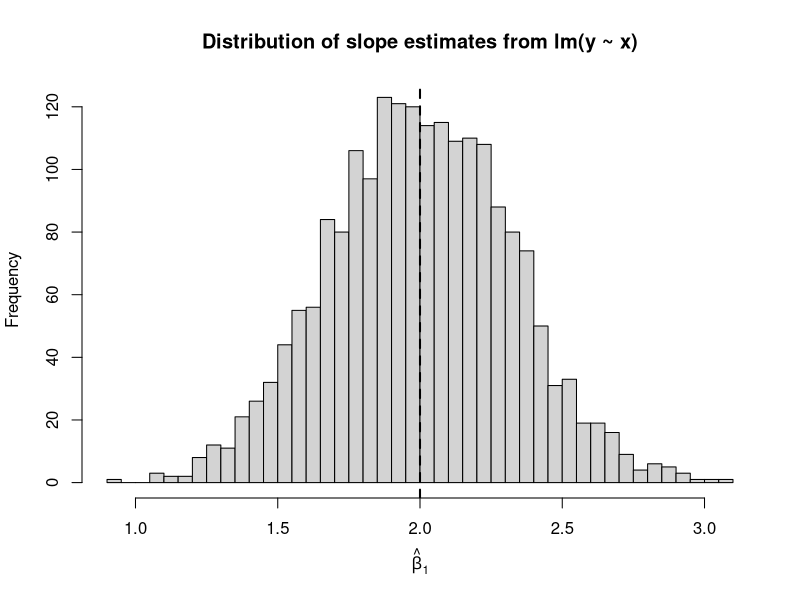
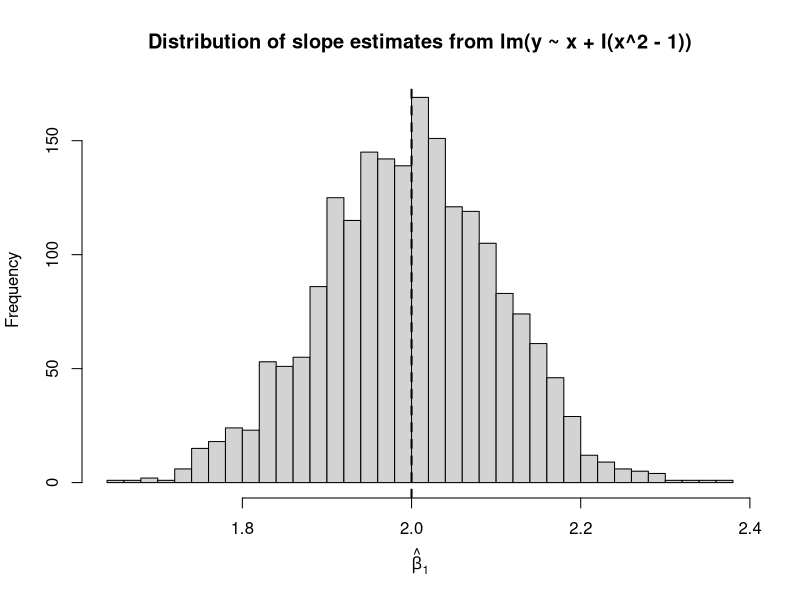
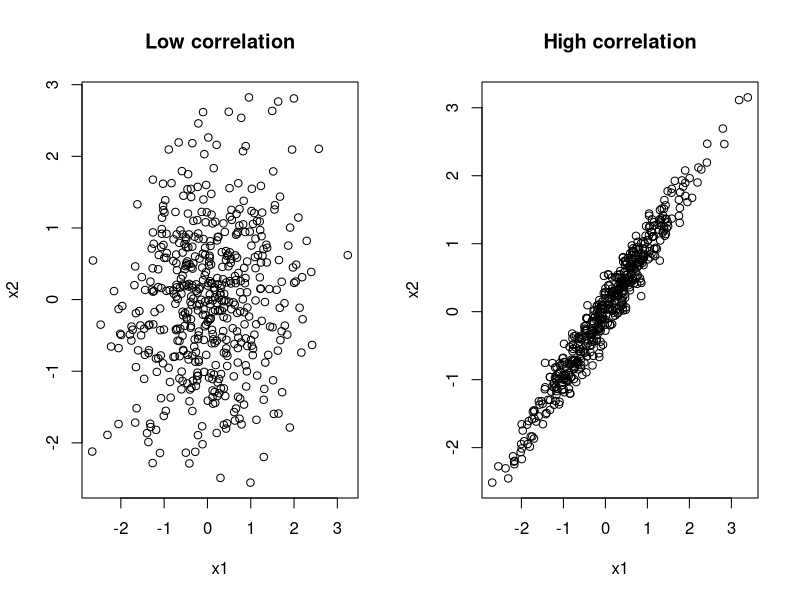
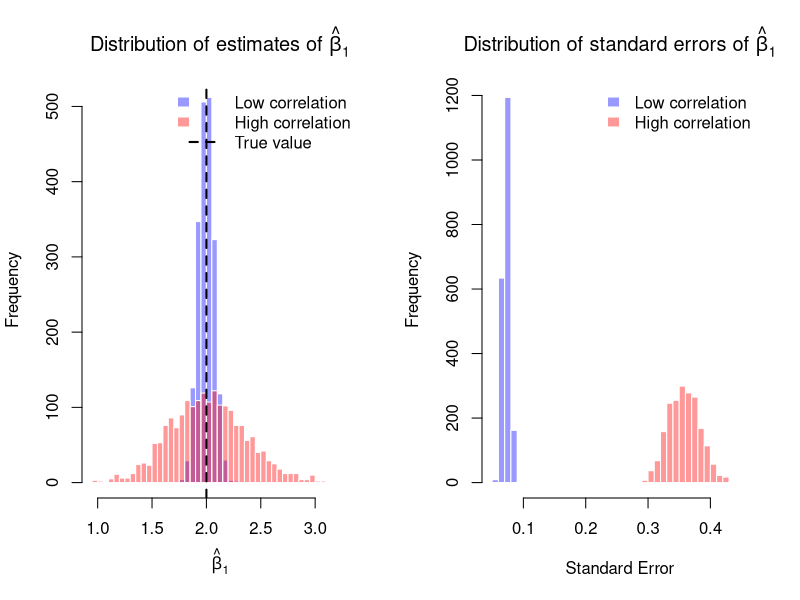
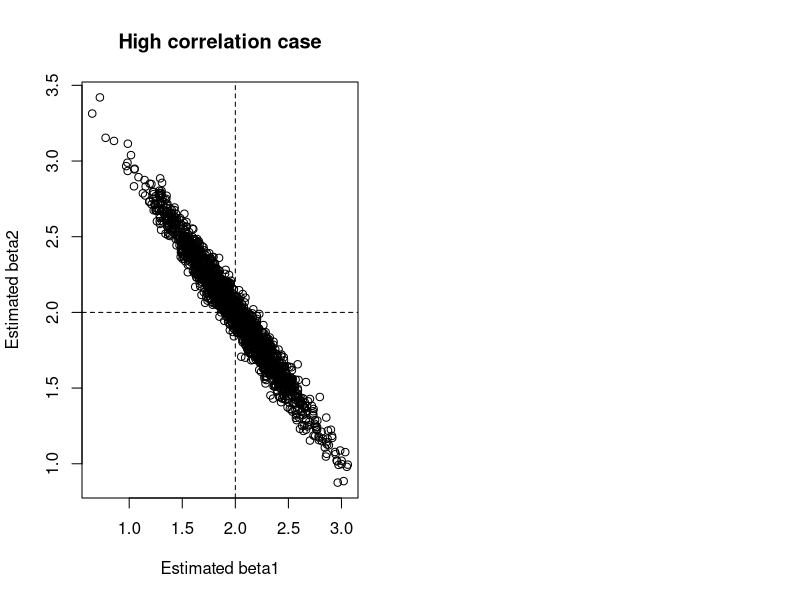

Recreate these plots in R, in order.
## ---- chunk 1
set.seed(123)

n <- 500

# 説明変数を生成
x1 <- rnorm(n, mean = 0, sd = 1)
x2 <- 0.5 * x1 + rnorm(n, mean = 0, sd = 1)

# 誤差項
u <- rnorm(n, mean = 0, sd = 1)

# 真のパラメータ
beta0 <- 1
beta1 <- 2
beta2 <- -1

# 被説明変数
y <- beta0 + beta1 * x1 + beta2 * x2 + u

# データフレームにまとめる
df <- data.frame(y = y, x1 = x1, x2 = x2)

head(df)
## ---- chunk 2
fit <- lm(y ~ x1 + x2, data = df)
summary(fit)
## ---- chunk 3
true_values <- c("(Intercept)" = beta0, "x1" = beta1, "x2" = beta2)
estimated_values <- coef(fit)

comparison <- data.frame(
  term = names(estimated_values),
  true_value = true_values[names(estimated_values)],
  estimate = as.numeric(estimated_values)
)

comparison
## ---- chunk 4
fit_short <- lm(y ~ x1, data = df)
summary(fit_short)
## ---- chunk 5
set.seed(123)

R <- 2000
n <- 1000

beta0 <- 1
beta1 <- 2
beta2 <- 3

b1_hat_simple <- numeric(R)
b1_hat_quad   <- numeric(R)

for (r in 1:R) {
  x <- rnorm(n)
  v <- rnorm(n, sd = 1)
  u <- rnorm(n, sd = 1)

  z <- (x^2 - 1) + v
  y <- beta0 + beta1 * x + beta2 * z + u

  fit1 <- lm(y ~ x)
  fit2 <- lm(y ~ x + I(x^2 - 1))

  b1_hat_simple[r] <- coef(fit1)["x"]
  b1_hat_quad[r]   <- coef(fit2)["x"]
}

mean(b1_hat_simple)
mean(b1_hat_quad)
sd(b1_hat_simple)
sd(b1_hat_quad)

hist(b1_hat_simple, breaks = 40,
     main = "Distribution of slope estimates from lm(y ~ x)",
     xlab = expression(hat(beta)[1]))
abline(v = beta1, lwd = 2, lty = 2)

hist(b1_hat_quad, breaks = 40,
     main = "Distribution of slope estimates from lm(y ~ x + I(x^2 - 1))",
     xlab = expression(hat(beta)[1]))
abline(v = beta1, lwd = 2, lty = 2)
## ---- chunk 6
set.seed(123)

n <- 500

x1 <- rnorm(n)
x2 <- 0.2 * x1 + sqrt(1 - 0.2^2) * rnorm(n)
u  <- rnorm(n)

y <- 1 + 2 * x1 + 2 * x2 + u

fit <- lm(y ~ x1 + x2)
summary(fit)

cor(x1, x2)
## ---- chunk 7
set.seed(123)

n <- 500

x1 <- rnorm(n)
x2 <- 0.98 * x1 + sqrt(1 - 0.98^2) * rnorm(n)
u  <- rnorm(n)

y <- 1 + 2 * x1 + 2 * x2 + u

fit <- lm(y ~ x1 + x2)
summary(fit)

cor(x1, x2)
## ---- chunk 8
set.seed(123)

n <- 500

x1_low  <- rnorm(n)
x2_low  <- 0.2 * x1_low + sqrt(1 - 0.2^2) * rnorm(n)

x1_high <- rnorm(n)
x2_high <- 0.98 * x1_high + sqrt(1 - 0.98^2) * rnorm(n)

par(mfrow = c(1, 2))

plot(x1_low, x2_low,
     main = "Low correlation",
     xlab = "x1", ylab = "x2")

plot(x1_high, x2_high,
     main = "High correlation",
     xlab = "x1", ylab = "x2")
## ---- chunk 9
simulate_b1 <- function(R, n, rho) {
  b1hat <- numeric(R)
  se1   <- numeric(R)

  for (r in 1:R) {
    x1 <- rnorm(n)
    x2 <- rho * x1 + sqrt(1 - rho^2) * rnorm(n)
    u  <- rnorm(n)

    y <- 1 + 2 * x1 + 2 * x2 + u
    fit <- lm(y ~ x1 + x2)
    summ <- summary(fit)$coefficients

    b1hat[r] <- summ["x1", "Estimate"]
    se1[r]   <- summ["x1", "Std. Error"]
  }

  data.frame(b1hat = b1hat, se1 = se1)
}

set.seed(123)

res_low  <- simulate_b1(R = 2000, n = 200, rho = 0.2)
res_high <- simulate_b1(R = 2000, n = 200, rho = 0.98)

mean(res_low$b1hat)
mean(res_high$b1hat)

mean(res_low$se1)
mean(res_high$se1)
## ---- chunk 10
# 共通のbreaksを作る
all_b1 <- c(res_low$b1hat, res_high$b1hat)
breaks_b1 <- pretty(range(all_b1), n = 40)

h_low  <- hist(res_low$b1hat,  breaks = breaks_b1, plot = FALSE)
h_high <- hist(res_high$b1hat, breaks = breaks_b1, plot = FALSE)

# 先に low correlation を描く
plot(h_low,
     col = rgb(0, 0, 1, 0.4),
     border = "white",
     main = expression("Distribution of estimates of " * hat(beta)[1]),
     xlab = expression(hat(beta)[1]),
     xlim = range(breaks_b1),
     ylim = c(0, max(h_low$counts, h_high$counts)))

# 上から high correlation を重ねる
plot(h_high,
     col = rgb(1, 0, 0, 0.4),
     border = "white",
     add = TRUE)

# 真の値
abline(v = 2, lwd = 2, lty = 2)

legend("topright",
       legend = c("Low correlation", "High correlation", "True value"),
       fill = c(rgb(0, 0, 1, 0.4), rgb(1, 0, 0, 0.4), NA),
       border = c("white", "white", NA),
       lty = c(NA, NA, 2),
       lwd = c(NA, NA, 2),
       bty = "n")
## ---- chunk 11
# 共通のbreaksを作る
all_se <- c(res_low$se1, res_high$se1)
breaks_se <- pretty(range(all_se), n = 40)

h_low_se  <- hist(res_low$se1,  breaks = breaks_se, plot = FALSE)
h_high_se <- hist(res_high$se1, breaks = breaks_se, plot = FALSE)

# 先に low correlation を描く
plot(h_low_se,
     col = rgb(0, 0, 1, 0.4),
     border = "white",
     main = expression("Distribution of standard errors of " * hat(beta)[1]),
     xlab = "Standard Error",
     xlim = range(breaks_se),
     ylim = c(0, max(h_low_se$counts, h_high_se$counts)))

# 上から high correlation を重ねる
plot(h_high_se,
     col = rgb(1, 0, 0, 0.4),
     border = "white",
     add = TRUE)

legend("topright",
       legend = c("Low correlation", "High correlation"),
       fill = c(rgb(0, 0, 1, 0.4), rgb(1, 0, 0, 0.4)),
       border = "white",
       bty = "n")
## ---- chunk 12
simulate_both <- function(R, n, rho) {
  b1hat <- numeric(R)
  b2hat <- numeric(R)

  for (r in 1:R) {
    x1 <- rnorm(n)
    x2 <- rho * x1 + sqrt(1 - rho^2) * rnorm(n)
    u  <- rnorm(n)

    y <- 1 + 2 * x1 + 2 * x2 + u
    fit <- lm(y ~ x1 + x2)

    b1hat[r] <- coef(fit)["x1"]
    b2hat[r] <- coef(fit)["x2"]
  }

  data.frame(b1hat = b1hat, b2hat = b2hat)
}

set.seed(123)
res_both <- simulate_both(R = 2000, n = 200, rho = 0.98)

plot(res_both$b1hat, res_both$b2hat,
     xlab = "Estimated beta1",
     ylab = "Estimated beta2",
     main = "High correlation case")
abline(v = 2, lty = 2)
abline(h = 2, lty = 2)
